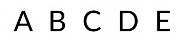
#> input picture module_2_OMR/template.jpeg, 190 x 40 px
$ jupyter execute --allow-errors OMR_module.ipynb
#> lines starting #> are read from the running program, lines starting #| are printed output that depends on the picture; after the words box and inside, x2 and y2 are one past the last pixel; in counts of white or black regions, pixels touching at a corner belong together
[cell 1]
# Change this variable to switch between model 0 and model 1 bubblesheets
bubble_sheet_model = 0

[cell 2]
import os
import cv2
import xlsxwriter
import numpy as np
from matplotlib import pyplot as plt
import imutils
from imutils import contours

[cell 3]
num_questions = [50, 20]
num_answers = 5
answers_block_height = [450, 750]
answers_block_width = [190, 300]
bubble_dimension = [26, 40]
num_answers_blocks = num_questions[bubble_sheet_model] // 10

[cell 4]
# Show the figures / plots inside the notebook
def show_images(images, titles=None):
       # This function is used to show image(s) with titles by sending an array of images
       # and an array of associated titles.
       # images[0] will be drawn with the title titles[0] if exists
       n_ims = len(images)
       if titles is None:
              titles = ['(%d)' % i for i in range(1, n_ims + 1)]
       fig = plt.figure()
       n = 1
       for image, title in zip(images, titles):
              a = fig.add_subplot(1, n_ims, n)
              if image.ndim == 2:
                     plt.gray()
              plt.imshow(image)
              a.set_title(title)
              n += 1
       fig.set_size_inches(np.array(fig.get_size_inches()) * n_ims)
       plt.show()

[cell 5]
exam_papers_dir = os.path.dirname(os.path.realpath('__file__'))
exam_papers_dir = os.path.join(exam_papers_dir, 'model_' + str(bubble_sheet_model) + '\\')
#> (the rest of this cell did not finish here and is left out)

[cell 6]
model_answer_path = os.path.dirname(os.path.realpath('__file__'))
model_answer_path = os.path.join(model_answer_path, 'model_answer_' + str(bubble_sheet_model) + '.txt')
#> (the rest of this cell did not finish here and is left out)

[cell 7]
template = cv2.imread('template.jpeg')
#> template is the input picture: shape (40, 190, 3); min 0, max 255, mean 232.8
template = cv2.cvtColor(template, cv2.COLOR_BGR2GRAY)
#> template: shape (40, 190)
template = cv2.Canny(template, 50, 200)
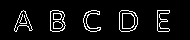
#> template: shape (40, 190); 6.8% white in thin lines or dots, all inside (x1, y1, x2, y2) = (14, 10, 170, 32)
(template_height, template_width) = template.shape[:2]
#> template_height = 40; template_width = 190

[cell 8]
# The size of the template is not the same in the two exam models
# Using cv2.matchTemplate requires that size of the template image and the size of the template in the original image must be the same
# The solution of this problem is to loop over the original image at multiple scales while applying matchTemplate
# After looping over all scales of the image, take the region with maximum correlation coefficient

def get_answers_blocks():
       blocks = []
       for i in range (0, num_exams):
              gray_image = exam_papers[i].copy()
              temp = []
              for j in range (0, num_answers_blocks):
                     found = None
                     # Start from 10% of the size of the original image upto 100%(original resolution)
                     for scale in np.linspace(0.1, 1.0, 20)[::-1]:
                            # resize the image according to the scale, and keep track of the ratio of the resizing
                            resized_image = imutils.resize(gray_image, width = int(gray_image.shape[1] * scale))
                            r = gray_image.shape[1] / float(resized_image.shape[1])

                            # if the resized image is smaller than the template, then break from the loop
                            if resized_image.shape[0] < template_height or resized_image.shape[1] < template_width:
                                   break

                            edged_image = cv2.Canny(resized_image, 50, 200)
                            result = cv2.matchTemplate(edged_image, template, cv2.TM_CCOEFF)

                            # Find the min and max correlation results and their positions
                            (_, maxVal, _, maxLoc) = cv2.minMaxLoc(result)

                            if found is None or maxVal > found[0]:
                                   found = (maxVal, maxLoc, r)

                     (_, maxLoc, r) = found
                     (startX, startY) = (int(maxLoc[0] * r), int(maxLoc[1] * r))

                     temp.append(gray_image[startY:startY + answers_block_height[bubble_sheet_model],
                                 startX - 40:startX + answers_block_width[bubble_sheet_model]].copy())

                     # Make the matched image black inorder not to match it once again
                     gray_image[startY:startY + answers_block_height[bubble_sheet_model],
                                startX - 40:startX + answers_block_width[bubble_sheet_model]] = 0
              blocks.append(temp)
#> after the loop, blocks = []
       return blocks

#> (the rest of this cell did not finish here and is left out)

[cell 9]
# Thresholding the block answers found from the previous step
def get_thresholded_answers_blocks():
       thresh = []
       for i in range (0, num_exams):
              temp = []
              for j in range (0, num_answers_blocks):
                     temp.append(cv2.threshold(answers_blocks[i][j], 220, 255, cv2.THRESH_BINARY_INV)[1])
              thresh.append(temp)
       return thresh

#> (the rest of this cell did not finish here and is left out)

[cell 10]
# The following function finds the ID of each student
# Note that model_1 has no section for student IDs, so the IDs in this model is a dummy list
def get_students_ids():
       student_id_map = {0 : 0, 1 : 9, 2 : 8, 3 : 7, 4 : 6, 5 : 5, 6 : 4, 7 : 3, 8 : 2, 9 : 1}
       temp_ids = []

       for i in range (0, num_exams):
              thresholded_answers_blocks[i].insert(0, thresholded_answers_blocks[i][4])
              del thresholded_answers_blocks[i][5]
              student_id = exam_papers[i][250:670, 200:400].copy()
              student_id = cv2.threshold(student_id, 220, 255, cv2.THRESH_BINARY_INV)[1]
              m = cv2.findContours(student_id.copy(), cv2.RETR_EXTERNAL, cv2.CHAIN_APPROX_SIMPLE)
              m = imutils.grab_contours(m)
              student_id_cnts = []

              for c in m:
                     # compute the bounding box of the contour, then use the bounding box to derive the aspect ratio
                     (x, y, w, h) = cv2.boundingRect(c)
                     ar = w / float(h)

                     # check if the contour is an answer circle using the dimension of the circle and it should have an aspect ratio approximately equal to 1
                     if w >= bubble_dimension[bubble_sheet_model] and h >= bubble_dimension[bubble_sheet_model] and ar >= 0.9 and ar <= 1.1:
                            student_id_cnts.append(c)

              cv2.drawContours(student_id, student_id_cnts, -1, (255, 255, 255), 1)
              # show_images([student_id])
              # Sort the bubbles' contours from left to right because each column of bubbles is a digit in the student ID
              student_id_cnts = contours.sort_contours(student_id_cnts, method='left-to-right')[0]

              IDs = []
              for (q, k) in enumerate(np.arange(0, len(student_id_cnts), 10)):
                     # sort the contours of each column of bubbles from bottom to top and then use the ma defined above to map the choosen bubble with the correct digit
                     cnts = contours.sort_contours(student_id_cnts[k:k + 10], method='bottom-to-top')[0]
                     bubbled = None

                     for (m, c) in enumerate(cnts):
                            # Create a mask that reveals only the current bubble
                            mask = np.zeros(student_id.shape, dtype='uint8')

                            # Draw the contours of each bubble on the mask
                            # The value -1 in the thickness parameter indicates filling the contours with the color
                            cv2.drawContours(mask, [c], -1, 255, -1)

                            # apply the mask to the thresholded image, then count the number of non-zero pixels in the bubble area
                            mask = cv2.bitwise_and(student_id, student_id, mask=mask)
                            total = cv2.countNonZero(mask)

                            if bubbled is None or total > bubbled[0]:
                                   bubbled = (total, m)
                     IDs.append(student_id_map[bubbled[1]])

              # Convert the digits found from the bubbles into a string
              temp_id = ''
              for i in range (0, 5):
                     temp_id = temp_id + str(IDs[i])
              temp_ids.append(temp_id)

       return temp_ids


#> (the rest of this cell did not finish here and is left out)

[cell 11]
def get_answers_contours():
       cnts = []
       for i in range (0, num_exams):
              exam_paper_cnts = []
              for j in range (0, num_answers_blocks):
                     # Finding the contours of the asnwers' circles inorder to check which one is choosen
                     m = cv2.findContours(thresholded_answers_blocks[i][j].copy(), cv2.RETR_EXTERNAL, cv2.CHAIN_APPROX_SIMPLE)
                     m = imutils.grab_contours(m)

                     answers_cnts = []
                     for c in m:
                            # compute the bounding box of the contour, then use the bounding box to derive the aspect ratio
                            (x, y, w, h) = cv2.boundingRect(c)
                            ar = w / float(h)

                            # check if the contour is an answer circle using the dimension of the circle and it should have an aspect ratio approximately equal to 1
                            if w >= bubble_dimension[bubble_sheet_model] and h >= bubble_dimension[bubble_sheet_model] and ar >= 0.9 and ar <= 1.1:
                                   answers_cnts.append(c)
                     exam_paper_cnts.append(answers_cnts)
              cnts.append(exam_paper_cnts)
       return cnts

#> (the rest of this cell did not finish here and is left out)

[cell 12]
def get_students_answers():
       answers = []
       for i in range (0, num_exams):
              student_answers = []
              for j in range (0, num_answers_blocks):
                     # Sort the contours for each answers block from top to bottom so that the contours are sorted row by row (where each row corresponds to an answer for a question)
                     answers_contours[i][j] = contours.sort_contours(answers_contours[i][j], method='top-to-bottom')[0]

                     block_answers = []
                     for (q, k) in enumerate(np.arange(0, len(answers_contours[i][j]), num_answers)):
                            # Sort the contours for the current answer from left to right
                            cnts = contours.sort_contours(answers_contours[i][j][k:k + num_answers], method='left-to-right')[0]

                            bubbled = None
                            # Iterate over the sorted answer bubbles
                            for (m, c) in enumerate(cnts):
                                   # Create a mask that reveals only the current answer bubble
                                   mask = np.zeros(thresholded_answers_blocks[i][j].shape, dtype='uint8')

                                   # Draw the contours of each bubble on the mask
                                   # The value -1 in the thickness parameter indicates filling the contours with the color
                                   cv2.drawContours(mask, [c], -1, 255, -1)

                                   # apply the mask to the thresholded image, then count the number of non-zero pixels in the bubble area
                                   mask = cv2.bitwise_and(thresholded_answers_blocks[i][j], thresholded_answers_blocks[i][j], mask=mask)

                                   # Count the total number of non-zero pixels after applying the mask
                                   # The bubble with the maximum total value is the choice of the student
                                   total = cv2.countNonZero(mask)

                                   if bubbled is None or total > bubbled[0]:
                                          bubbled = (total, m)
                            block_answers.append(bubbled[1])
                     student_answers.append(block_answers)
              answers.append(student_answers)
       return answers
#> (the rest of this cell did not finish here and is left out)

[cell 13]
# The following function merges the answers of all exam blocks in one list
def merge_answers_blocks():
       merged_answers = []
       for i in range (0, num_exams):
              student_answers = []
              for j in range (0, num_answers_blocks):
                    student_answers = student_answers + students_answers[i][j]
              merged_answers.append(student_answers)
       return merged_answers
#> (the rest of this cell did not finish here and is left out)

[cell 14]
# The following function marks the all the exams according to the model answer which is read from an input file
def mark_exams():
       grades = []
       for i in range (0, num_exams):
              student_grades = []
              for j in range (0, num_questions[bubble_sheet_model]):
                     student_grades.append(int(students_answers[i][j] == model_answer[j]))
              grades.append(student_grades)
       return grades
#> (the rest of this cell did not finish here and is left out)
